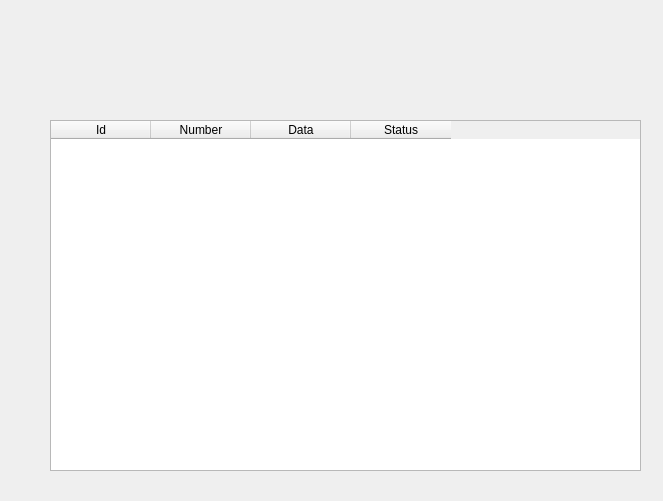
<?xml version="1.0" encoding="UTF-8"?>
<ui version="4.0">
 <class>StatusRoom</class>
 <widget class="QWidget" name="StatusRoom">
  <property name="geometry">
   <rect>
    <x>0</x>
    <y>0</y>
    <width>663</width>
    <height>501</height>
   </rect>
  </property>
  <property name="windowTitle">
   <string>Form</string>
  </property>
  <widget class="QTableWidget" name="tableWidget">
   <property name="geometry">
    <rect>
     <x>50</x>
     <y>120</y>
     <width>591</width>
     <height>351</height>
    </rect>
   </property>
   <column>
    <property name="text">
     <string>Id</string>
    </property>
   </column>
   <column>
    <property name="text">
     <string>Number</string>
    </property>
   </column>
   <column>
    <property name="text">
     <string>Data</string>
    </property>
   </column>
   <column>
    <property name="text">
     <string>Status</string>
    </property>
   </column>
  </widget>
  <widget class="QLabel" name="label">
   <property name="geometry">
    <rect>
     <x>90</x>
     <y>20</y>
     <width>101</width>
     <height>17</height>
    </rect>
   </property>
   <property name="text">
    <string/>
   </property>
  </widget>
 </widget>
 <resources/>
 <connections/>
</ui>
